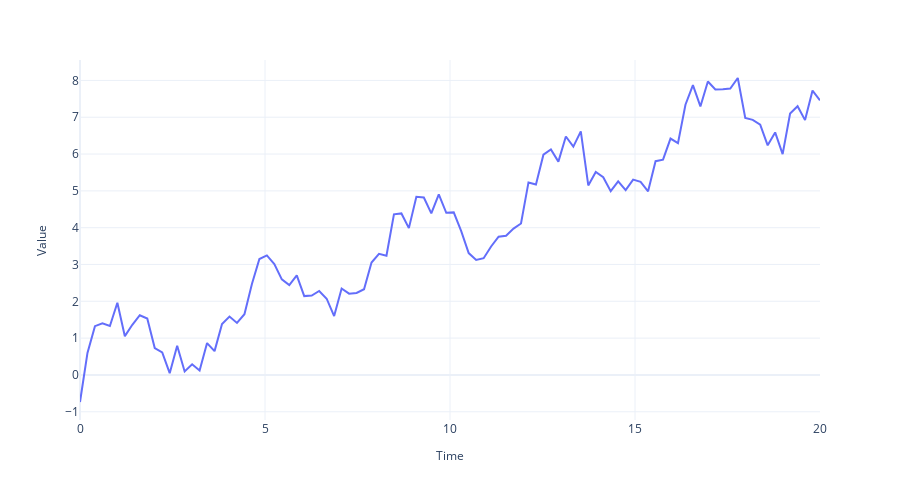

The notebook cell saved with this chart:
### Code cell
fig = plot_time_series(regular_time_samples, timeseries_, '')

if SAVE_FIGURES:
    fig.write_image('img/chapter_01/trend.png')
fig.show()
